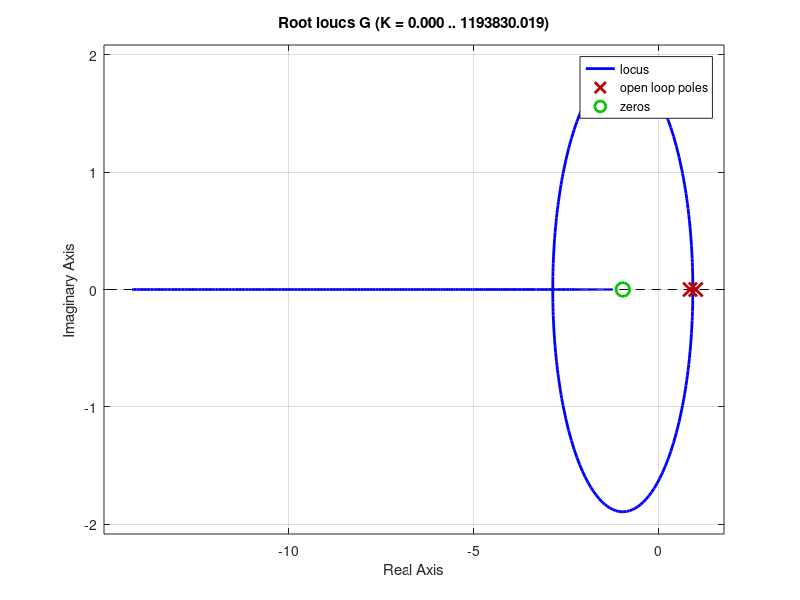

The MATLAB script that drew this image:
% figure(1);
% plot(TimeB, PartBData,  '-');
% hold on;
% plot(tout, simout,  '-');
% ylabel('revolutions(counts)');
% xlabel('Time(s)');
% title('PartB');
% legend('experiment', 'simulation');

num = [0 0.0000145 0.0000141];
den = [1 -1.8430 0.8430]
G = tf(num, den, 0.007)
rlocus(G);